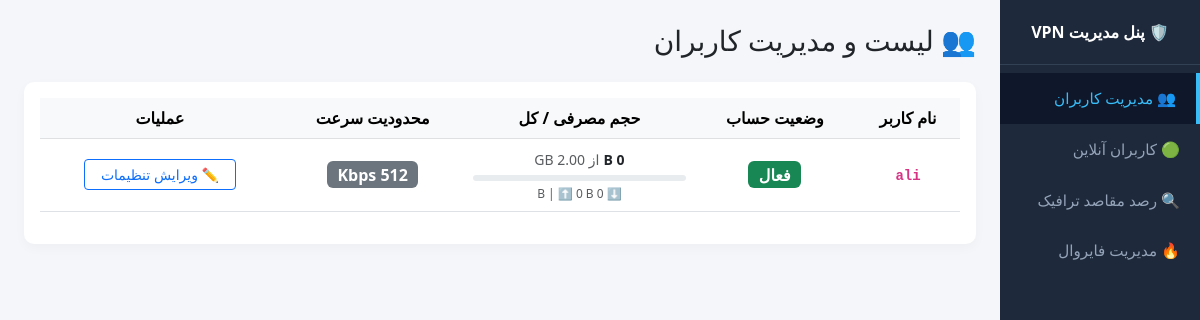
Screenshot of /users with the database file from the repository.
### tables this page shows
CREATE TABLE users (
            id INTEGER PRIMARY KEY AUTOINCREMENT,
            username TEXT UNIQUE NOT NULL,
            password_hash TEXT NOT NULL,
            is_active INTEGER DEFAULT 1,
            total_quota_bytes INTEGER DEFAULT 2147483648,
            used_bytes INTEGER DEFAULT 0,
            download_bytes INTEGER DEFAULT 0,
            upload_bytes INTEGER DEFAULT 0,
            speed_limit_kbps INTEGER DEFAULT 512,
            is_online INTEGER DEFAULT 0,
            needs_kick INTEGER DEFAULT 0
        );

### admin_panel.py (the view)
@app.route('/users')
def users_page():
    database.init_db()
    conn = sqlite3.connect(database.DB_NAME)
    cursor = conn.cursor()
    cursor.execute("SELECT username, is_active, total_quota_bytes, used_bytes, download_bytes, upload_bytes, speed_limit_kbps FROM users")
    users_raw = cursor.fetchall()
    conn.close()
    users = []
    for u in users_raw:
        total = u[2]
        used = u[3]
        percent = round((used / total) * 100, 1) if total > 0 else 0
        users.append({
            'username': u[0],
            'is_active': u[1],
            'total_quota_bytes': u[2],
            'quota_gb': round(u[2] / (1024**3), 2),
            'used_bytes': u[3],
            'download_bytes': u[4],
            'upload_bytes': u[5],
            'speed_limit_kbps': u[6],
            'percent': min(percent, 100)
        })
    return render_template('users.html', users=users, active_page='users')

### admin_panel.py (called while the page is built)
def format_bytes(size_bytes):
    if not size_bytes:
        return "0 B"
    for unit in ['B', 'KB', 'MB', 'GB', 'TB']:
        if size_bytes < 1024.0:
            return f"{size_bytes:.2f} {unit}"
        size_bytes /= 1024.0
    return f"{size_bytes:.2f} PB"

### templates/users.html (shortened to what this page needs)
{% extends 'base.html' %}
{% block content %}
<div class="d-flex justify-content-between align-items-center mb-4">
    <h3 class="m-0">👥 لیست و مدیریت کاربران</h3>
</div>
<div class="row">
    <div class="col-12 mb-4">
        <div class="card p-3">
            <div class="table-responsive">
                <table class="table table-hover align-middle text-center">
                    <thead class="table-light">
                        <tr>
                            <th>نام کاربر</th>
                            <th>وضعیت حساب</th>
                            <th>حجم مصرفی / کل</th>
                            <th>محدودیت سرعت</th>
                            <th>عملیات</th>
                        </tr>
                    </thead>
                    <tbody>
                        {% for u in users %}
                        <tr>
                            <td><strong><code>{{ u.username }}</code></strong></td>
                            <td>
                                {% if u.is_active %}
                                    <span class="badge bg-success fs-6">فعال</span>
                                {% else %}
                                    <span class="badge bg-danger fs-6">مسدود</span>
                                {% endif %}
                            </td>
                            <td style="min-width: 160px;">
                                <small class="fw-bold">{{ u.used_bytes|format_bytes }}</small>
                                <small class="text-muted">از {{ u.total_quota_bytes|format_bytes }}</small>
                                <div class="progress mt-1" style="height: 6px;">
                                </div>
                                <small class="text-muted d-block mt-1" style="font-size: 0.75rem;">
                                    ⬇️ {{ u.download_bytes|format_bytes }} | ⬆️ {{ u.upload_bytes|format_bytes }}
                                </small>
                            </td>
                            <td>
                                <span class="badge bg-secondary fs-6">{{ u.speed_limit_kbps }} Kbps</span>
                            </td>
                            <td>
                                <button type="button" class="btn btn-sm btn-outline-primary px-3"
                                        data-bs-toggle="modal" data-bs-target="#editModal{{ loop.index }}">
                                    ✏️ ویرایش تنظیمات
                                </button>
                            </td>
                        </tr>
                        {% else %}
                        <tr>
                            <td colspan="5" class="text-muted py-4">هیچ کاربری در دیتابیس یافت نشد.</td>
                        </tr>
                        {% endfor %}
                    </tbody>
                </table>
            </div>
        </div>
    </div>
</div>
{% endblock %}

### templates/base.html (style rules this page uses)
body { background-color: #f4f6f9; font-family: Tahoma, 'Segoe UI', Geneva, Verdana, sans-serif; direction: rtl; text-align: right; }
.card { border-radius: 10px; border: none; box-shadow: 0 4px 12px rgba(0, 0, 0, 0.03); }
code, pre { direction: ltr; display: inline-block; }

### rows the page displays
users: username "ali", is_active "فعال", used_bytes "0 B", total_quota_bytes "2.00 GB", download_bytes "0 B", upload_bytes "0 B"
